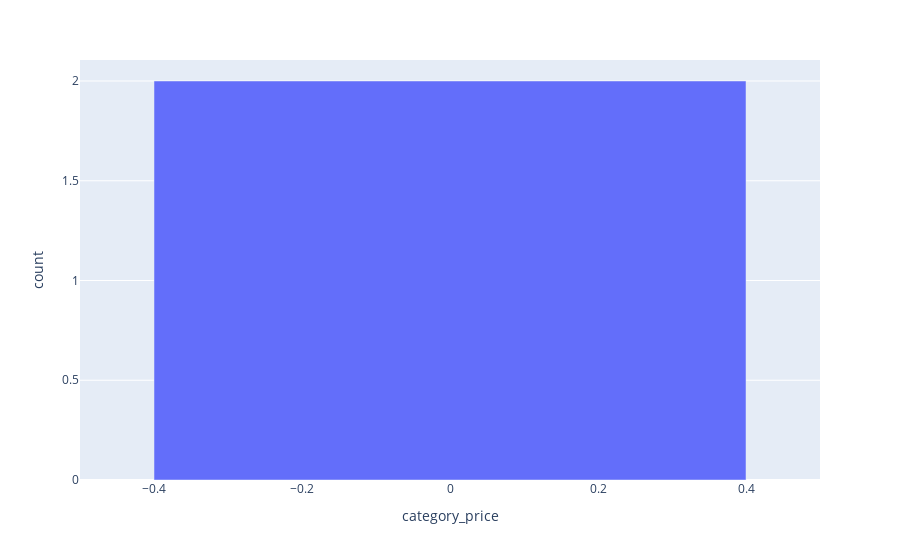

Here is the notebook cell this chart was saved with:
### Code cell
# по производителю 'E'
request = """
select category_price, count_1 from products_price_categories_with_makers_2 where maker = 'E'
"""
df = pd.read_sql_query(request, conn)
fig = px.bar(x=df.category_price.to_list(), y=df.count_1.to_list(), labels={'x':'category_price', 'y':'count'})
fig.show()

### Figure 1 — Plotly figure (JSON) as saved in the notebook; plotly's stock layout.template omitted (floating-point values rounded to 4 significant figures)
{"data": [{"alignmentgroup": "True", "hovertemplate": "category_price=%{x}<br>count=%{y}<extra></extra>", "legendgroup": "", "marker": {"color": "#636efa", "pattern": {"shape": ""}}, "name": "", "offsetgroup": "", "orientation": "v", "showlegend": false, "textposition": "auto", "type": "bar", "x": [0], "xaxis": "x", "y": [2], "yaxis": "y"}], "layout": {"barmode": "relative", "legend": {"tracegroupgap": 0}, "margin": {"t": 60}, "xaxis": {"anchor": "y", "domain": [0, 1], "title": {"text": "category_price"}}, "yaxis": {"anchor": "x", "domain": [0, 1], "title": {"text": "count"}}}}
